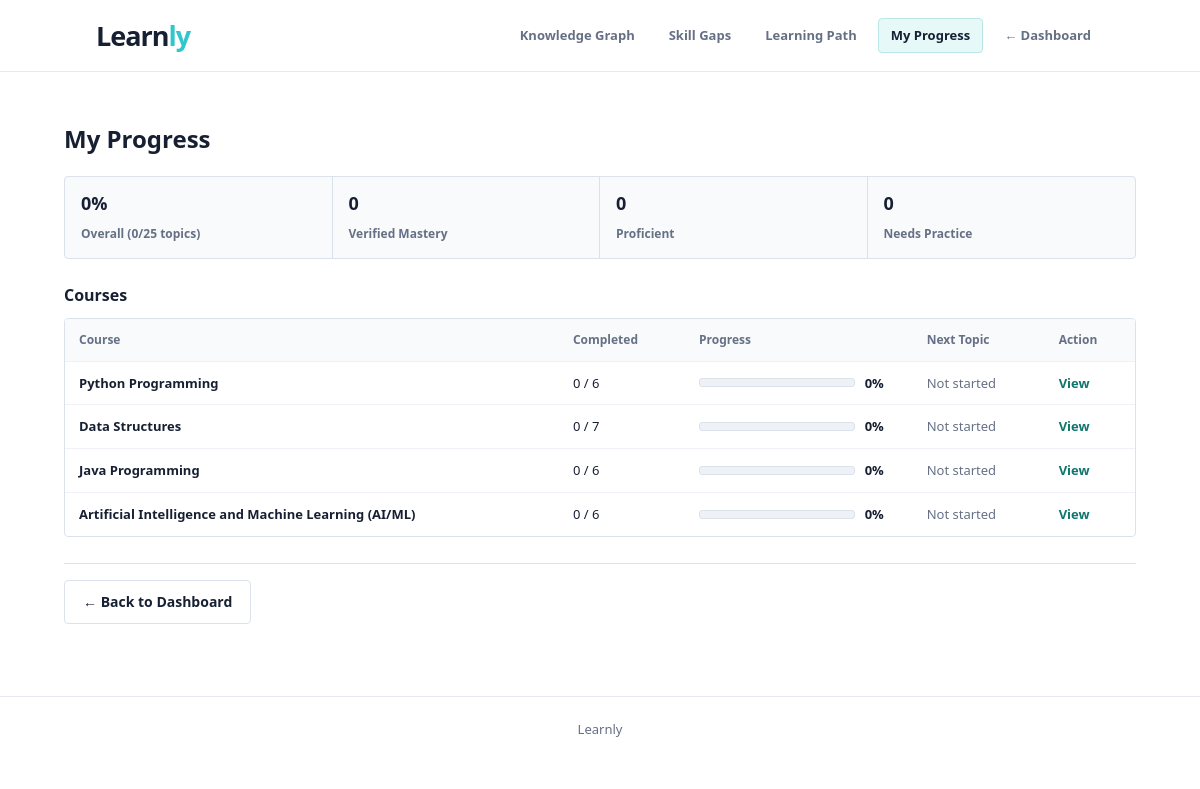
The app's page /progress with its own data.
### tables this page shows
CREATE TABLE courses (
        id INTEGER PRIMARY KEY AUTOINCREMENT,
        name TEXT NOT NULL UNIQUE,
        description TEXT
    );

### app.py (the view)
@app.route("/module6")
@app.route("/progress")
def module6():
    user_id = session.get("user_id")
    all_courses = database.get_all_courses(db_path=get_db_path())
    progress_data = get_student_overall_progress(user_id=user_id)
    return render_template(
        "module6.html",
        all_courses=all_courses,
        progress_data=progress_data,
        is_logged_in=bool(user_id),
    )

### app.py (called while the page is built)
def get_db_path():
    return app.config.get("DATABASE") or DATABASE

### database.py (called while the page is built)
def get_db_connection(db_path=None):
    target_path = db_path or DEFAULT_DATABASE_PATH
    connection = sqlite3.connect(target_path)
    connection.row_factory = sqlite3.Row
    connection.execute("PRAGMA foreign_keys = ON;")
    return connection

def get_all_courses(db_path=None):
    conn = get_db_connection(db_path)
    rows = conn.execute("SELECT id, name, description FROM courses ORDER BY id ASC").fetchall()
    conn.close()
    return [dict(r) for r in rows]

def get_course_topics(course_id, db_path=None):
    conn = get_db_connection(db_path)
    rows = conn.execute(
        """
        SELECT id, course_id, name, description, display_order
        FROM topics
        WHERE course_id = ?
        ORDER BY display_order ASC, id ASC
        """,
        (course_id,)
    ).fetchall()
    conn.close()
    return [dict(r) for r in rows]

def get_course_prerequisites(course_id, db_path=None):
    conn = get_db_connection(db_path)
    rows = conn.execute(
        """
        SELECT tp.topic_id, tp.prerequisite_topic_id, t_req.name AS req_name
        FROM topic_prerequisites tp
        JOIN topics t_dep ON tp.topic_id = t_dep.id
        JOIN topics t_req ON tp.prerequisite_topic_id = t_req.id
        WHERE t_dep.course_id = ?
        """,
        (course_id,)
    ).fetchall()
    conn.close()
    return [dict(r) for r in rows]

### learning_engine.py (called while the page is built, shortened)
def _get_field(obj, key, default=None):
    if isinstance(obj, dict):
        return obj.get(key, default)

def is_prerequisite_met(mastery_state, status=None):
    return mastery_state in PREREQ_SATISFYING_STATES

def compute_topic_status(
    mastery_state,
    prereqs_met,
    study_completed=False,
    studied_subtopics=None,
    legacy_raw_status=None,
):
    if mastery_state in PREREQ_SATISFYING_STATES:
        return "Completed"
    if not prereqs_met:
        return "Locked"
    if mastery_state == "Needs Attention":
        return "Needs Attention"
    if study_completed:
        return "Assessment Pending"
    if (studied_subtopics and len(studied_subtopics) > 0) or mastery_state == "Developing" or legacy_raw_status == "In Progress":
        return "In Progress"
    return "Not Started"

### templates/module6.html (shortened to what this page needs)
<!DOCTYPE html>
<html lang="en">
<head>
    <link rel="stylesheet" href="{{ url_for('static', filename='style.css') }}">
</head>
<body>
    <header class="navbar">
        <a href="{{ url_for('home') }}" class="logo">Learn<span>ly</span></a>
        <div class="nav-links-cluster">
            <a href="{{ url_for('module3') }}" class="nav-tab-link">Knowledge Graph</a>
            <a href="{{ url_for('module4') }}" class="nav-tab-link">Skill Gaps</a>
            <a href="{{ url_for('module5') }}" class="nav-tab-link">Learning Path</a>
            <a href="{{ url_for('module6') }}" class="nav-tab-link active">My Progress</a>
            <a href="{{ url_for('home') }}" class="nav-tab-link">&larr; Dashboard</a>
        </div>
    </header>
    <main>
        <h1 class="page-title">My Progress</h1>
        {% if progress_data %}
        {% set summary = progress_data.summary %}
        <section class="simple-summary-bar" aria-label="Progress summary">
            <div class="simple-summary-cell">
                <strong>{{ summary.overall_percentage }}%</strong>
                <span>Overall ({{ summary.total_completed_all }}/{{ summary.total_topics_all }} topics)</span>
            </div>
            <div class="simple-summary-cell">
                <strong>{{ summary.verified_mastery_all }}</strong>
                <span>Verified Mastery</span>
            </div>
            <div class="simple-summary-cell">
                <strong>{{ summary.proficient_all }}</strong>
                <span>Proficient</span>
            </div>
            <div class="simple-summary-cell">
                <strong>{{ summary.developing_all + summary.needs_attention_all }}</strong>
                <span>Needs Practice</span>
            </div>
        </section>
        <h2 class="section-title">Courses</h2>
        <div class="table-box">
            <table class="simple-table">
                <thead>
                    <tr>
                        <th scope="col">Course</th>
                        <th scope="col">Completed</th>
                        <th scope="col">Progress</th>
                        <th scope="col">Next Topic</th>
                        <th scope="col">Action</th>
                    </tr>
                </thead>
                <tbody>
                    {% for c in progress_data.courses %}
                    <tr>
                        <td><strong>{{ c.name }}</strong></td>
                        <td>{{ c.completed_topics }} / {{ c.total_topics }}</td>
                        <td>
                            <div class="progress-cell">
                                <progress class="learnly-progress" max="100" value="{{ c.percentage }}" aria-label="{{ c.name }} progress"></progress>
                                <span>{{ c.percentage }}%</span>
                            </div>
                        </td>
                        <td>
                            {% if c.is_active and c.next_focus %}
                                {{ c.next_focus }}
                            {% elif c.is_active %}
                                Done
                            {% else %}
                                <span style="color: var(--muted);">Not started</span>
                            {% endif %}
                        </td>
                        <td>
                            <div class="inline-actions">
                                <a href="{{ url_for('module5', course=c.name) }}" class="table-link">{% if c.is_active %}Path{% else %}View{% endif %}</a>
                            </div>
                        </td>
                    </tr>
                    {% endfor %}
                </tbody>
            </table>
        </div>
        {% endif %}
        <div class="bottom-nav-row">
            <a href="{{ url_for('home') }}" class="btn-secondary">&larr; Back to Dashboard</a>
        </div>
    </main>
    <footer>
        <p>Learnly</p>
    </footer>
</body>
</html>

### static/style.css (style rules this page uses)
* { box-sizing: border-box; margin: 0; padding: 0; }
:root { --blue: #31c6cb; --blue-hover: #54afb2c7; --text: #172033; --muted: #667085; --border: #DCE2EB; --surface: #F8FAFC; --white: #FFFFFF; }
body { font-family: "Segoe UI", Arial, sans-serif; background: var(--white); color: var(--text); line-height: 1.6; }
button, a { font: inherit; }
.navbar { min-height: 72px; padding: 0 8%; display: flex; align-items: center; justify-content: space-between; gap: 20px; border-bottom: 1px solid #E6EAF0; background: var(--white); }
.logo { color: var(--text); font-size: 27px; font-weight: 800; letter-spacing: -1px; text-decoration: none; }
.logo span { color: var(--blue); }
main { width: 100%; max-width: 1120px; min-height: 78vh; margin: 0 auto; padding: 48px 24px 64px; }
footer { padding: 22px 24px; border-top: 1px solid #E6EAF0; color: var(--muted); font-size: 13px; text-align: center; }
.btn-secondary { display: inline-flex; align-items: center; justify-content: center; min-height: 42px; padding: 10px 18px; color: var(--text); background: var(--white); border: 1px solid var(--border); border-radius: 4px; font: inherit; font-size: 14px; font-weight: 600; cursor: pointer; }
.nav-links-cluster { display: flex; align-items: center; gap: 8px; flex-wrap: wrap; }
.nav-tab-link { display: inline-flex; align-items: center; color: var(--muted); text-decoration: none; font-size: 13px; font-weight: 600; padding: 6px 12px; border-radius: 4px; border: 1px solid transparent; transition: all 0.15s ease; }
.nav-tab-link.active { color: var(--text); background: #E7F8F8; border-color: #BAE6E8; font-weight: 700; }
a.btn-primary, a.btn-secondary { display: inline-flex; align-items: center; justify-content: center; text-decoration: none; }
progress.learnly-progress { appearance: none; border: 1px solid var(--border); width: 100%; height: 9px; border-radius: 3px; overflow: clip; background: #EEF2F6; display: block; }
.simple-summary-bar { display: grid; grid-template-columns: repeat(4, minmax(0, 1fr)); border: 1px solid var(--border); border-radius: 4px; background: var(--surface); margin-bottom: 20px; }
.simple-summary-cell { padding: 12px 16px; border-right: 1px solid var(--border); }
.simple-summary-cell:last-child { border-right: none; }
.simple-summary-cell strong { display: block; font-size: 18px; color: var(--text); margin-bottom: 2px; }
.simple-summary-cell span { font-size: 12px; color: var(--muted); font-weight: 600; }

### templates/module6.html (style rules this page uses)
.page-title { font-size: 24px; font-weight: 700; margin: 0 0 18px; }
.section-title { font-size: 16px; font-weight: 700; color: var(--text); margin: 24px 0 10px; }
.table-box { background: var(--white); border: 1px solid var(--border); border-radius: 4px; overflow-x: auto; }
table.simple-table { width: 100%; border-collapse: collapse; font-size: 13px; }
table.simple-table th, table.simple-table td { padding: 11px 14px; text-align: left; border-bottom: 1px solid #EEF2F6; vertical-align: middle; }
table.simple-table th { font-size: 12px; font-weight: 700; color: var(--muted); background: var(--surface); }
table.simple-table tr:last-child td { border-bottom: none; }
.progress-cell { display: flex; align-items: center; gap: 10px; min-width: 140px; }
.progress-cell .learnly-progress { flex: 1; min-width: 72px; }
.progress-cell span { font-weight: 600; color: var(--text); min-width: 34px; }
.inline-actions { display: flex; align-items: center; gap: 10px; flex-wrap: wrap; }
.table-link { color: #0f766e; font-weight: 600; text-decoration: none; }
.bottom-nav-row { margin-top: 26px; padding-top: 16px; border-top: 1px solid var(--border); }

### records on screen
courses: name "Python Programming"
courses: name "Data Structures"
courses: name "Java Programming"
courses: name "Artificial Intelligence and Machine Learning (AI/ML)"

### other values on screen
{{ summary.overall_percentage }} "0"
{{ summary.total_completed_all }} "0"
{{ summary.total_topics_all }} "25"
{{ summary.verified_mastery_all }} "0"
{{ summary.proficient_all }} "0"
{{ summary.developing_all + summary.needs_attention_all }} "0"
{{ c.completed_topics }} "0" "0" "0" "0"
{{ c.total_topics }} "6" "7" "6" "6"
{{ c.percentage }} "0" "0" "0" "0"
